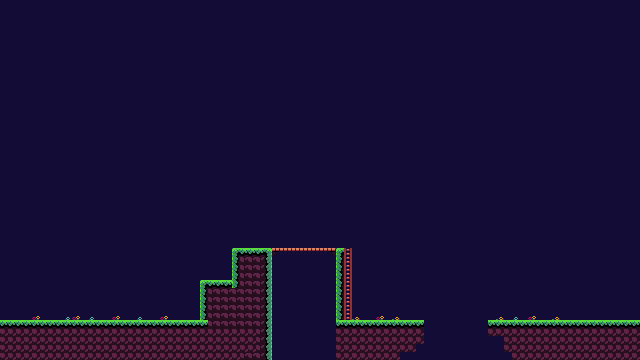

The image is a tile-based game level rendered from a .tmx file. Its description and source (layers, tilesets, objects; grid data summarised) follow:
An orthogonal 80x45 tile map with 8x8 px tiles, 2 tile layers (Tile Layer 1, Tile Layer 2) and 8 objects.

<map version="1.9" tiledversion="1.9.2" orientation="orthogonal" renderorder="right-down" width="80" height="45" tilewidth="8" tileheight="8" infinite="0" nextlayerid="6" nextobjectid="29">
 <editorsettings>
  <export target="map.lua" format="lua" />
 </editorsettings>
 <tileset firstgid="1" name="tileset_1" tilewidth="8" tileheight="8" tilecount="207" columns="23">
  <image source="tileset_1.png" width="184" height="72" />
 </tileset>
 <layer id="1" name="Tile Layer 1" width="80" height="45">
  <data>[3600 cells, 3600 non-empty, 2 distinct tile ids]</data>
 </layer>
 <layer id="2" name="Tile Layer 2" width="80" height="45">
  <data>[3600 cells, 566 non-empty, 17 distinct tile ids]</data>
 </layer>
 <objectgroup id="5" name="walls" opacity="0">
  <object id="16" x="0.666667" y="321" width="199.333" height="7" />
  <object id="17" x="200" y="280" width="8" height="40" />
  <object id="18" x="208" y="280" width="24" height="8" />
  <object id="19" x="232" y="248" width="8" height="32" />
  <object id="20" x="240" y="248" width="104" height="8" />
  <object id="21" x="336" y="256" width="8" height="64" />
  <object id="22" x="344" y="320" width="80" height="8" />
  <object id="23" x="488" y="320" width="152" height="8" />
 </objectgroup>
</map>
